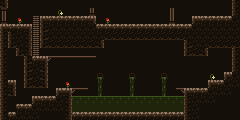

Tiled map render using the project's own tile images. Description and the whole map definition, tile-layer contents included, below:
An orthogonal 30x15 tile map with 8x8 px tiles, 1 tile layer (tiles) and 5 objects (3, 0, 2, 1, 4).

<map version="1.5" tiledversion="1.7.2" orientation="orthogonal" renderorder="right-down" width="30" height="15" tilewidth="8" tileheight="8" infinite="0" nextlayerid="8" nextobjectid="34">
 <editorsettings>
  <export target="level2.json" format="json" />
 </editorsettings>
 <tileset firstgid="1" source="f24.tsx" />
 <layer id="1" name="tiles" width="30" height="15">
  <data encoding="csv">
4,49,49,49,49,49,49,49,49,49,49,49,49,49,49,49,49,49,49,49,49,49,49,49,49,49,49,49,49,2147483651,
17,49,49,49,49,49,49,31,49,49,49,1073741841,49,49,49,49,49,49,49,49,49,18,49,49,49,49,49,49,49,2147483651,
1073741841,49,32,49,20,2147483650,1,1,1,1,1,2,49,32,49,49,49,49,49,49,49,1073741841,49,49,2147483650,1,1,1,1,6,
2147483650,1,1,2,20,2147483652,6,6,6,6,6,6,1,1,1,1,1,1,1,1,1,1,1,1,6,6,6,6,6,6,
2147483651,2147483651,6,3,20,2147483652,6,6,6,6,6,6,6,5,5,5,5,5,5,5,5,5,5,6,6,6,6,6,6,6,
2147483651,2147483652,6,3,20,2147483652,5,5,5,5,5,5,4,49,49,49,49,49,49,49,49,49,49,2147483652,6,6,5,5,5,5,
2147483651,49,2147483652,3,20,49,49,49,49,49,49,49,49,49,49,49,49,49,49,49,49,49,49,2147483652,5,4,49,49,49,2147483651,
2147483651,49,49,2147483652,1,2,19,16,16,16,16,16,49,49,49,49,49,49,49,49,49,49,49,49,49,49,49,49,49,2147483651,
2147483651,49,49,2147483652,6,4,49,49,49,49,49,49,49,49,49,49,49,49,49,49,49,49,49,49,49,49,49,49,50,2147483651,
2147483651,49,49,2147483652,6,4,49,49,49,49,49,49,14,49,49,49,14,49,49,49,14,49,49,49,49,49,31,49,2147483650,6,
2147483651,2,49,2147483652,5,4,49,49,32,49,49,49,22,49,49,49,22,49,49,49,22,49,49,49,49,49,2147483650,1,6,6,
2147483651,4,49,49,49,49,49,2147483650,2,19,16,49,22,49,49,49,22,49,49,49,22,49,2147483667,2147483650,1,1,6,6,6,49,
2147483651,49,49,49,2147483650,1,1,6,3,23,23,23,23,23,23,23,23,23,23,23,23,23,23,2147483651,6,6,6,49,49,49,
2147483651,49,1,1,6,6,6,6,3,21,21,21,21,21,21,21,21,21,21,21,21,21,21,2147483651,6,49,49,49,49,49,
2147483651,1,6,6,6,49,49,49,3,1,1,1,1,1,1,1,1,1,1,1,1,1,1,2147483651,6,49,49,49,49,49
</data>
 </layer>
 <objectgroup id="6" name="special">
  <object id="11" name="End" type="3" gid="50" x="224" y="72" width="8" height="8" />
  <object id="18" name="Start" type="0" gid="37" x="208" y="16" width="8" height="8" />
  <object id="27" name="Slime" type="2" gid="25" x="112" y="24" width="8" height="8" />
  <object id="30" name="Bug" type="1" gid="29" x="152" y="24" width="8" height="8" />
  <object id="31" name="Health" type="4" gid="51" x="8" y="56" width="8" height="8" />
 </objectgroup>
</map>